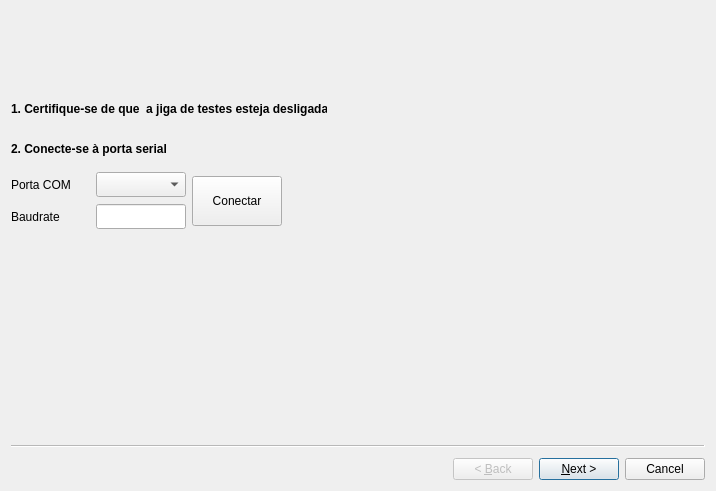
<?xml version="1.0" encoding="UTF-8"?>
<ui version="4.0">
 <class>Wizard</class>
 <widget class="QWizard" name="Wizard">
  <property name="geometry">
   <rect>
    <x>0</x>
    <y>0</y>
    <width>716</width>
    <height>491</height>
   </rect>
  </property>
  <property name="windowTitle">
   <string>Teste de Bastidor</string>
  </property>
  <property name="wizardStyle">
   <enum>QWizard::ClassicStyle</enum>
  </property>
  <widget class="QWizardPage" name="PageIntro">
   <widget class="QLabel" name="label">
    <property name="geometry">
     <rect>
      <x>0</x>
      <y>90</y>
      <width>316</width>
      <height>16</height>
     </rect>
    </property>
    <property name="font">
     <font>
      <weight>75</weight>
      <bold>true</bold>
     </font>
    </property>
    <property name="text">
     <string>1. Certifique-se de que  a jiga de testes esteja desligada</string>
    </property>
   </widget>
   <widget class="QLabel" name="label_3">
    <property name="geometry">
     <rect>
      <x>0</x>
      <y>0</y>
      <width>70</width>
      <height>70</height>
     </rect>
    </property>
    <property name="maximumSize">
     <size>
      <width>70</width>
      <height>70</height>
     </size>
    </property>
    <property name="text">
     <string/>
    </property>
    <property name="pixmap">
     <pixmap>images/sirius_logo.jpeg</pixmap>
    </property>
   </widget>
   <widget class="QWidget" name="layoutWidget_2">
    <property name="geometry">
     <rect>
      <x>0</x>
      <y>160</y>
      <width>271</width>
      <height>60</height>
     </rect>
    </property>
    <layout class="QHBoxLayout" name="horizontalLayout_3">
     <item>
      <layout class="QGridLayout" name="gridLayout_2">
       <item row="0" column="0">
        <widget class="QLabel" name="label_16">
         <property name="text">
          <string>Porta COM</string>
         </property>
        </widget>
       </item>
       <item row="0" column="1">
        <widget class="QComboBox" name="comboComPort">
         <property name="minimumSize">
          <size>
           <width>90</width>
           <height>25</height>
          </size>
         </property>
         <property name="maximumSize">
          <size>
           <width>90</width>
           <height>25</height>
          </size>
         </property>
        </widget>
       </item>
       <item row="1" column="0">
        <widget class="QLabel" name="label_17">
         <property name="text">
          <string>Baudrate</string>
         </property>
        </widget>
       </item>
       <item row="1" column="1">
        <widget class="QLineEdit" name="leBaudrate">
         <property name="minimumSize">
          <size>
           <width>90</width>
           <height>25</height>
          </size>
         </property>
         <property name="maximumSize">
          <size>
           <width>90</width>
           <height>25</height>
          </size>
         </property>
        </widget>
       </item>
      </layout>
     </item>
     <item>
      <widget class="QPushButton" name="pbConnectSerialPort">
       <property name="minimumSize">
        <size>
         <width>90</width>
         <height>50</height>
        </size>
       </property>
       <property name="maximumSize">
        <size>
         <width>90</width>
         <height>50</height>
        </size>
       </property>
       <property name="text">
        <string>Conectar</string>
       </property>
      </widget>
     </item>
    </layout>
   </widget>
   <widget class="QLabel" name="label_18">
    <property name="geometry">
     <rect>
      <x>0</x>
      <y>130</y>
      <width>155</width>
      <height>16</height>
     </rect>
    </property>
    <property name="font">
     <font>
      <weight>75</weight>
      <bold>true</bold>
     </font>
    </property>
    <property name="text">
     <string>2. Conecte-se à porta serial</string>
    </property>
   </widget>
   <widget class="QLabel" name="label_9">
    <property name="geometry">
     <rect>
      <x>77</x>
      <y>1</y>
      <width>16</width>
      <height>16</height>
     </rect>
    </property>
    <property name="text">
     <string/>
    </property>
    <property name="pixmap">
     <pixmap>../../../../Downloads/cnpem_image.gif</pixmap>
    </property>
   </widget>
  </widget>
  <widget class="QWizardPage" name="PageSerialNumber">
   <widget class="QLabel" name="label_2">
    <property name="geometry">
     <rect>
      <x>0</x>
      <y>90</y>
      <width>401</width>
      <height>17</height>
     </rect>
    </property>
    <property name="font">
     <font>
      <weight>75</weight>
      <bold>true</bold>
     </font>
    </property>
    <property name="text">
     <string>3. Leia o número de série do Bastidor utilizando o scanner</string>
    </property>
   </widget>
   <widget class="QLabel" name="label_10">
    <property name="geometry">
     <rect>
      <x>0</x>
      <y>0</y>
      <width>70</width>
      <height>70</height>
     </rect>
    </property>
    <property name="maximumSize">
     <size>
      <width>70</width>
      <height>70</height>
     </size>
    </property>
    <property name="text">
     <string/>
    </property>
    <property name="pixmap">
     <pixmap>images/sirius_logo.jpeg</pixmap>
    </property>
   </widget>
   <widget class="QFrame" name="frame">
    <property name="geometry">
     <rect>
      <x>60</x>
      <y>200</y>
      <width>551</width>
      <height>82</height>
     </rect>
    </property>
    <property name="frameShape">
     <enum>QFrame::Box</enum>
    </property>
    <property name="frameShadow">
     <enum>QFrame::Raised</enum>
    </property>
    <layout class="QGridLayout" name="gridLayout">
     <item row="0" column="0" colspan="2">
      <layout class="QHBoxLayout" name="horizontalLayout_8">
       <item>
        <widget class="QLabel" name="label_8">
         <property name="font">
          <font>
           <weight>75</weight>
           <bold>true</bold>
          </font>
         </property>
         <property name="text">
          <string>Código:</string>
         </property>
        </widget>
       </item>
       <item>
        <widget class="QLineEdit" name="leDmCode">
         <property name="enabled">
          <bool>true</bool>
         </property>
         <property name="minimumSize">
          <size>
           <width>0</width>
           <height>25</height>
          </size>
         </property>
         <property name="maximumSize">
          <size>
           <width>6865</width>
           <height>386356</height>
          </size>
         </property>
        </widget>
       </item>
      </layout>
     </item>
     <item row="1" column="0">
      <layout class="QHBoxLayout" name="horizontalLayout_6">
       <item alignment="Qt::AlignLeft">
        <widget class="QLabel" name="label_14">
         <property name="minimumSize">
          <size>
           <width>41</width>
           <height>0</height>
          </size>
         </property>
         <property name="maximumSize">
          <size>
           <width>41</width>
           <height>16777215</height>
          </size>
         </property>
         <property name="font">
          <font>
           <weight>75</weight>
           <bold>true</bold>
          </font>
         </property>
         <property name="text">
          <string>Serial:</string>
         </property>
        </widget>
       </item>
       <item alignment="Qt::AlignLeft">
        <widget class="QLineEdit" name="leSerialNumber">
         <property name="enabled">
          <bool>true</bool>
         </property>
         <property name="minimumSize">
          <size>
           <width>110</width>
           <height>25</height>
          </size>
         </property>
         <property name="maximumSize">
          <size>
           <width>110</width>
           <height>25</height>
          </size>
         </property>
        </widget>
       </item>
      </layout>
     </item>
     <item row="1" column="1">
      <layout class="QHBoxLayout" name="horizontalLayout">
       <item alignment="Qt::AlignRight">
        <widget class="QLabel" name="label_19">
         <property name="font">
          <font>
           <weight>75</weight>
           <bold>true</bold>
          </font>
         </property>
         <property name="text">
          <string>Material:</string>
         </property>
        </widget>
       </item>
       <item>
        <widget class="QLineEdit" name="leMaterialCode">
         <property name="enabled">
          <bool>true</bool>
         </property>
         <property name="minimumSize">
          <size>
           <width>110</width>
           <height>25</height>
          </size>
         </property>
         <property name="maximumSize">
          <size>
           <width>110</width>
           <height>25</height>
          </size>
         </property>
         <property name="text">
          <string/>
         </property>
        </widget>
       </item>
       <item>
        <widget class="QLineEdit" name="leMaterialName">
         <property name="enabled">
          <bool>true</bool>
         </property>
         <property name="minimumSize">
          <size>
           <width>110</width>
           <height>25</height>
          </size>
         </property>
         <property name="maximumSize">
          <size>
           <width>110</width>
           <height>25</height>
          </size>
         </property>
         <property name="text">
          <string/>
         </property>
        </widget>
       </item>
      </layout>
     </item>
    </layout>
   </widget>
  </widget>
  <widget class="QWizardPage" name="PageConnectRack">
   <widget class="QLabel" name="label_11">
    <property name="geometry">
     <rect>
      <x>0</x>
      <y>0</y>
      <width>70</width>
      <height>70</height>
     </rect>
    </property>
    <property name="maximumSize">
     <size>
      <width>70</width>
      <height>70</height>
     </size>
    </property>
    <property name="text">
     <string/>
    </property>
    <property name="pixmap">
     <pixmap>images/sirius_logo.jpeg</pixmap>
    </property>
   </widget>
   <widget class="QWidget" name="layoutWidget">
    <property name="geometry">
     <rect>
      <x>1</x>
      <y>82</y>
      <width>518</width>
      <height>141</height>
     </rect>
    </property>
    <layout class="QVBoxLayout" name="verticalLayout_2">
     <item>
      <widget class="QLabel" name="label_4">
       <property name="font">
        <font>
         <weight>75</weight>
         <bold>true</bold>
        </font>
       </property>
       <property name="text">
        <string>4. Certifique-se de que a jiga do bastidor está conectada a uma tomada 220V.</string>
       </property>
      </widget>
     </item>
     <item>
      <widget class="QLabel" name="label_5">
       <property name="font">
        <font>
         <weight>75</weight>
         <bold>true</bold>
        </font>
       </property>
       <property name="text">
        <string>5. Ligue jiga de testes e bastidor.</string>
       </property>
      </widget>
     </item>
     <item>
      <widget class="QLabel" name="label_7">
       <property name="text">
        <string>&lt;html&gt;&lt;head/&gt;&lt;body&gt;&lt;p&gt;&lt;span style=&quot; font-weight:600;&quot;&gt;6. Clique em &amp;quot;Próximo&amp;quot;.&lt;/span&gt;&lt;/p&gt;&lt;/body&gt;&lt;/html&gt;</string>
       </property>
      </widget>
     </item>
    </layout>
   </widget>
  </widget>
  <widget class="QWizardPage" name="PageTestSerialPort">
   <widget class="QLabel" name="label_6">
    <property name="geometry">
     <rect>
      <x>0</x>
      <y>90</y>
      <width>241</width>
      <height>17</height>
     </rect>
    </property>
    <property name="font">
     <font>
      <weight>75</weight>
      <bold>true</bold>
     </font>
    </property>
    <property name="text">
     <string>7. Teste a conexão com o dispositivo</string>
    </property>
   </widget>
   <widget class="QLabel" name="label_12">
    <property name="geometry">
     <rect>
      <x>0</x>
      <y>0</y>
      <width>70</width>
      <height>70</height>
     </rect>
    </property>
    <property name="maximumSize">
     <size>
      <width>70</width>
      <height>70</height>
     </size>
    </property>
    <property name="text">
     <string/>
    </property>
    <property name="pixmap">
     <pixmap>images/sirius_logo.jpeg</pixmap>
    </property>
   </widget>
   <widget class="QWidget" name="layoutWidget">
    <property name="geometry">
     <rect>
      <x>11</x>
      <y>121</y>
      <width>205</width>
      <height>77</height>
     </rect>
    </property>
    <layout class="QHBoxLayout" name="horizontalLayout_2">
     <item>
      <widget class="QPushButton" name="pbCommunicationTest">
       <property name="minimumSize">
        <size>
         <width>75</width>
         <height>75</height>
        </size>
       </property>
       <property name="maximumSize">
        <size>
         <width>75</width>
         <height>75</height>
        </size>
       </property>
       <property name="styleSheet">
        <string notr="true">font: 75 8pt &quot;MS Shell Dlg 2&quot;;</string>
       </property>
       <property name="text">
        <string>Testar</string>
       </property>
      </widget>
     </item>
     <item>
      <layout class="QGridLayout" name="gridLayout_3">
       <item row="0" column="0">
        <widget class="QLabel" name="label_22">
         <property name="font">
          <font>
           <weight>75</weight>
           <bold>true</bold>
          </font>
         </property>
         <property name="text">
          <string>Comunicação:</string>
         </property>
        </widget>
       </item>
       <item row="0" column="1">
        <widget class="QLabel" name="lbStatusComunicacao">
         <property name="font">
          <font>
           <weight>75</weight>
           <bold>true</bold>
          </font>
         </property>
         <property name="text">
          <string>&lt;html&gt;&lt;head/&gt;&lt;body&gt;&lt;p&gt;&lt;span style=&quot; color:#ef2929;&quot;&gt;FALHA&lt;/span&gt;&lt;/p&gt;&lt;/body&gt;&lt;/html&gt;</string>
         </property>
        </widget>
       </item>
      </layout>
     </item>
    </layout>
   </widget>
  </widget>
  <widget class="QWizardPage" name="PageStartTest">
   <widget class="QTextEdit" name="teTestReport">
    <property name="geometry">
     <rect>
      <x>0</x>
      <y>210</y>
      <width>701</width>
      <height>211</height>
     </rect>
    </property>
   </widget>
   <widget class="QLabel" name="label_21">
    <property name="geometry">
     <rect>
      <x>0</x>
      <y>90</y>
      <width>221</width>
      <height>17</height>
     </rect>
    </property>
    <property name="font">
     <font>
      <weight>75</weight>
      <bold>true</bold>
     </font>
    </property>
    <property name="text">
     <string>7. Iniciar Sequência de Testes</string>
    </property>
   </widget>
   <widget class="QWidget" name="layoutWidget">
    <property name="geometry">
     <rect>
      <x>0</x>
      <y>120</y>
      <width>353</width>
      <height>72</height>
     </rect>
    </property>
    <layout class="QHBoxLayout" name="horizontalLayout_5">
     <item>
      <widget class="QPushButton" name="pbStartTests">
       <property name="minimumSize">
        <size>
         <width>90</width>
         <height>70</height>
        </size>
       </property>
       <property name="maximumSize">
        <size>
         <width>90</width>
         <height>70</height>
        </size>
       </property>
       <property name="text">
        <string>Iniciar 
 Testes</string>
       </property>
      </widget>
     </item>
     <item>
      <layout class="QVBoxLayout" name="verticalLayout_4">
       <item>
        <widget class="QLabel" name="lbTestStatus">
         <property name="font">
          <font>
           <weight>75</weight>
           <bold>true</bold>
          </font>
         </property>
         <property name="text">
          <string>Teste Iniciado. Por Favor, Aguarde...</string>
         </property>
        </widget>
       </item>
       <item>
        <layout class="QHBoxLayout" name="horizontalLayout_4">
         <item>
          <widget class="QLabel" name="label_15">
           <property name="font">
            <font>
             <weight>75</weight>
             <bold>true</bold>
            </font>
           </property>
           <property name="text">
            <string>Resultado:</string>
           </property>
          </widget>
         </item>
         <item>
          <widget class="QLabel" name="lbTestResult">
           <property name="font">
            <font>
             <weight>75</weight>
             <bold>true</bold>
            </font>
           </property>
           <property name="text">
            <string>Aguarde...</string>
           </property>
          </widget>
         </item>
        </layout>
       </item>
      </layout>
     </item>
    </layout>
   </widget>
   <widget class="QLabel" name="label_13">
    <property name="geometry">
     <rect>
      <x>0</x>
      <y>0</y>
      <width>70</width>
      <height>70</height>
     </rect>
    </property>
    <property name="maximumSize">
     <size>
      <width>70</width>
      <height>70</height>
     </size>
    </property>
    <property name="text">
     <string/>
    </property>
    <property name="pixmap">
     <pixmap>images/sirius_logo.jpeg</pixmap>
    </property>
   </widget>
  </widget>
  <widget class="QWizardPage" name="wizardPage"/>
 </widget>
 <resources/>
 <connections/>
</ui>
